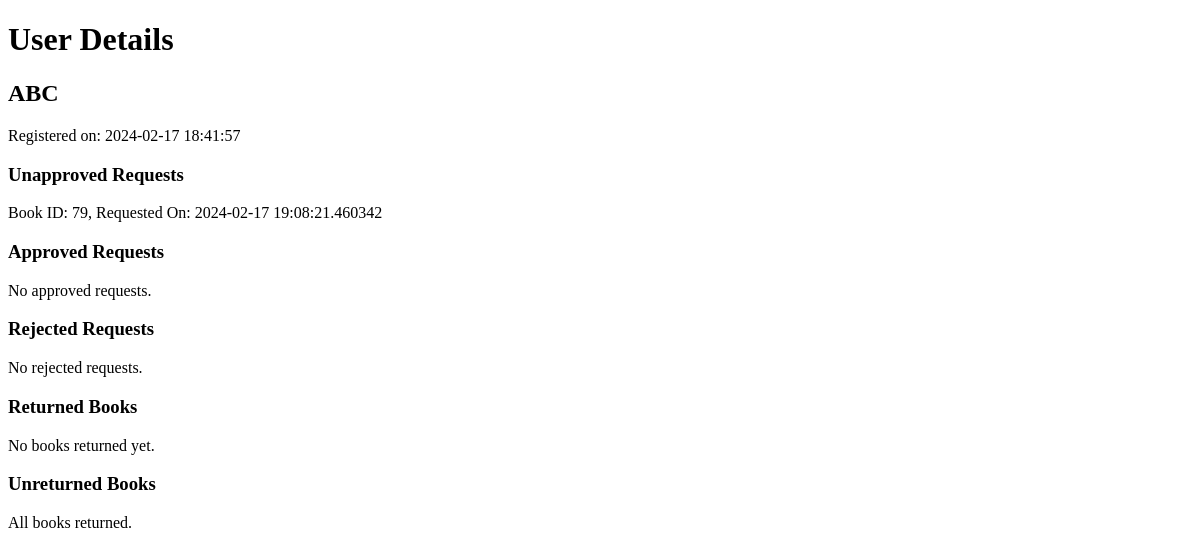
The page /users/details on the database as committed earlier.
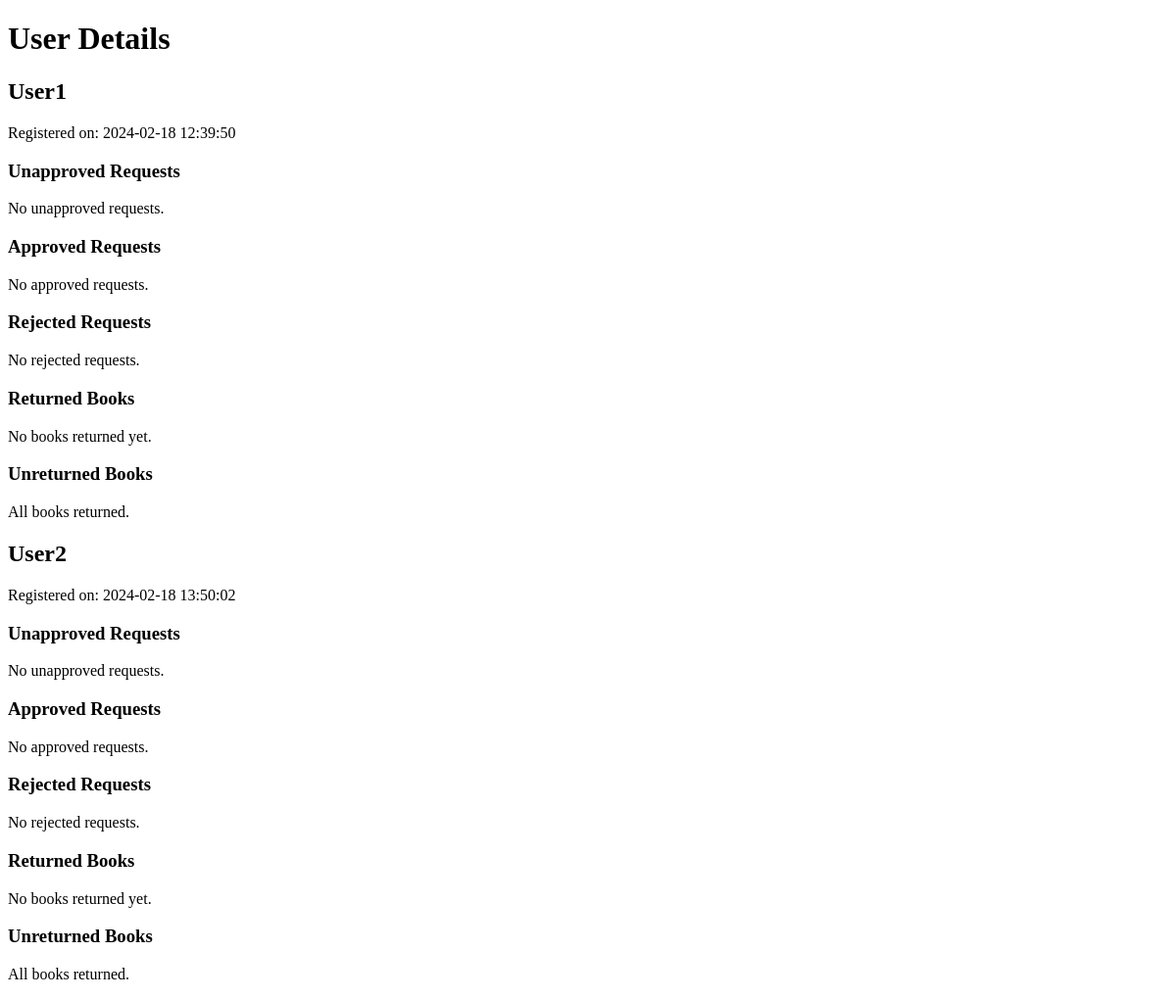
The same page on the database as committed later.
### models.py (models this page shows, shortened)
class User(db.Model):
    __table_name__ = "user"
    id = Column(Integer, primary_key=True)
    username = Column(String(50), unique=True, nullable=False)
    password = Column(String(50), nullable=False)
    email = Column(String(100), unique=True, nullable=True)
    t_register = Column(DateTime, default=datetime.utcnow)
    is_librarian = Column(Boolean, default=False)
    is_admin = Column(Boolean, default=False)
    books = Relationship('UserBook', backref='user', lazy=True)

class UserBook(db.Model):
    __tablename__ = "userbook"
    id = Column(Integer, primary_key=True)
    user_id = Column(Integer, ForeignKey('user.id'), nullable=False)
    book_id = Column(Integer, ForeignKey('book.id'), nullable=False)
    t_request = Column(DateTime, default=datetime.utcnow, nullable=False)
    t_return = Column(DateTime, nullable=True)
    is_approved = Column(Boolean, default=False)
    is_rejected = Column(Boolean, default=False)

### app.py (the view)
@app.route('/users/details', methods=['GET'])
def view_users_details():
    users = User.query.filter(User.is_librarian == False, User.is_admin == False).all()
    if not users:
        return render_template('librarian/user_details.html', message="There are no active users registered.")
    for user in users:
        user.unapproved_requests = UserBook.query.filter_by(user_id=user.id, is_approved=False, is_rejected=False).all()
        user.approved_requests = UserBook.query.filter_by(user_id=user.id, is_approved=True).all()
        user.rejected_requests = UserBook.query.filter_by(user_id=user.id, is_rejected=True).all()
        user.returned_books = UserBook.query.filter(UserBook.user_id == user.id, UserBook.t_return.isnot(None)).all()
        user.unreturned_books = UserBook.query.filter_by(user_id=user.id, is_approved=True, t_return=None).all()
    return render_template('librarian/user_details.html', users=users)

### templates/librarian/user_details.html (shortened to what this page needs)
<!DOCTYPE html>
<html lang="en">
<head>
</head>
<body>
    <h1>User Details</h1>
    {% for user in users %}
        <h2>{{ user.username }}</h2>
        <p>Registered on: {{ user.t_register.strftime('%Y-%m-%d %H:%M:%S') }}</p>
        <h3>Unapproved Requests</h3>
        {% for request in user.unapproved_requests %}
            <p>Book ID: {{ request.book_id }}, Requested On: {{ request.t_request }}</p>
        {% else %}
            <p>No unapproved requests.</p>
        {% endfor %}
        <h3>Approved Requests</h3>
        {% for request in user.approved_requests %}
            <p>Book ID: {{ request.book_id }}, Approved, Return by: {{ request.t_return }}</p>
        {% else %}
            <p>No approved requests.</p>
        {% endfor %}
        <h3>Rejected Requests</h3>
        {% for request in user.rejected_requests %}
            <p>Book ID: {{ request.book_id }}, Rejected</p>
        {% else %}
            <p>No rejected requests.</p>
        {% endfor %}
        <h3>Returned Books</h3>
        {% for request in user.returned_books %}
            <p>Book ID: {{ request.book_id }}, Returned On: {{ request.t_return }}</p>
        {% else %}
            <p>No books returned yet.</p>
        {% endfor %}
        <h3>Unreturned Books</h3>
        {% for request in user.unreturned_books %}
            <p>Book ID: {{ request.book_id }}, To be returned</p>
        {% else %}
            <p>All books returned.</p>
        {% endfor %}
    {% endfor %}
</body>
</html>

Rows that differ between the two databases and show on the page:
no longer on this page (row edited): User: username "ABC", t_register "2024-02-17 18:41:57"
no longer on this page (row edited): UserBook: book_id "79", t_request "2024-02-17 19:08:21.460342"
added User: username "User1", t_register "2024-02-18 12:39:50"
added User: username "User2", t_register "2024-02-18 13:50:02"
